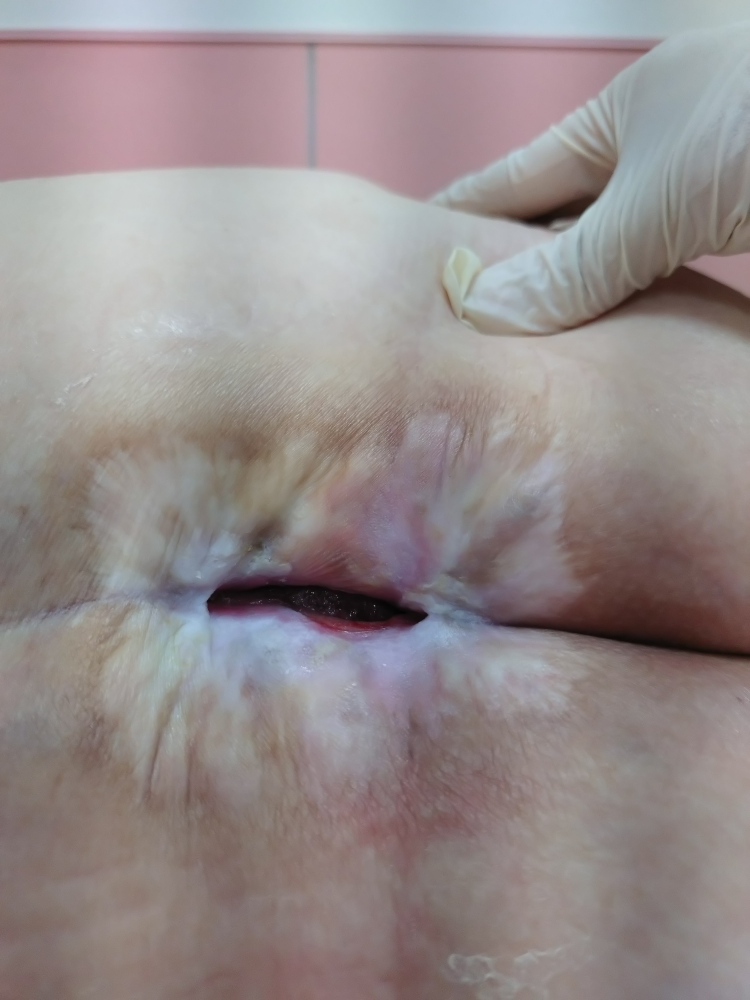
#> input picture images/clinical images/111.JPG, 3000 x 4000 px, given in place of 1.jpg, which was not available (shown at 1/4 size)
$ python image_resize.py
#> lines starting #> are read from the running program, lines starting #| are printed output that depends on the picture
import cv2

for i in range(113):
    img = cv2.imread(f"C:/Ying-Ju Chen/Lab/robot xarm/GitHub/curebot/images/clinical images/{str(i+1)}.jpg")
#> img is the input picture: shape (4000, 3000, 3); mean B, G, R 139.6, 139.5, 149.1
    img = cv2.resize(img, (640, 640), interpolation = cv2.INTER_LINEAR)
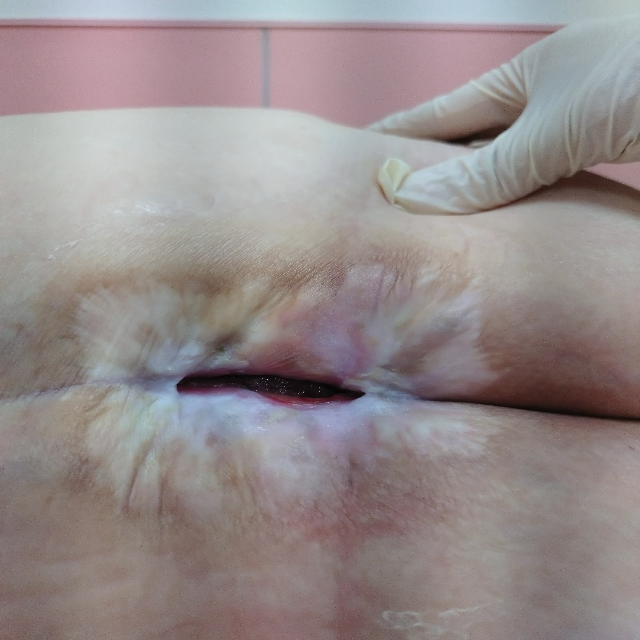
#> img: shape (640, 640, 3); mean B, G, R 139.5, 139.4, 149
    cv2.imwrite(f"C:/Ying-Ju Chen/Lab/robot xarm/GitHub/curebot/images/640/{str(i+1)}.jpg", img)
#> pass 2 of the loop `for i in range(113):`:
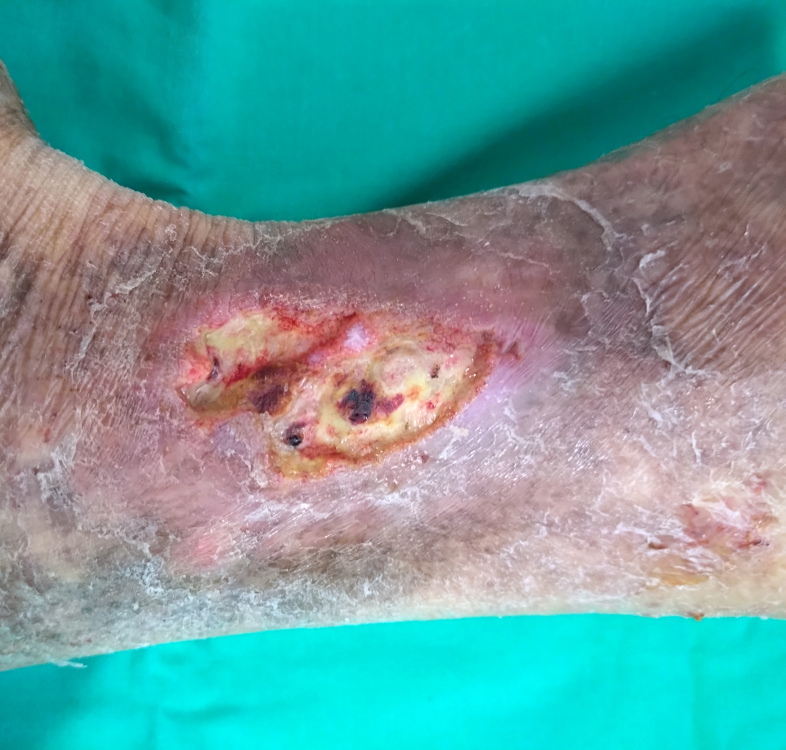
#> input picture images/clinical images/31.JPG, 3141 x 3000 px, given in place of 2.jpg, which was not available (shown at 1/4 size)
#> img is the input picture: shape (3000, 3141, 3); mean B, G, R 157.1, 158, 103.8
#> `img = cv2.resize(img, (640, 640), interpolation = cv2.INTER_LINEAR)`:
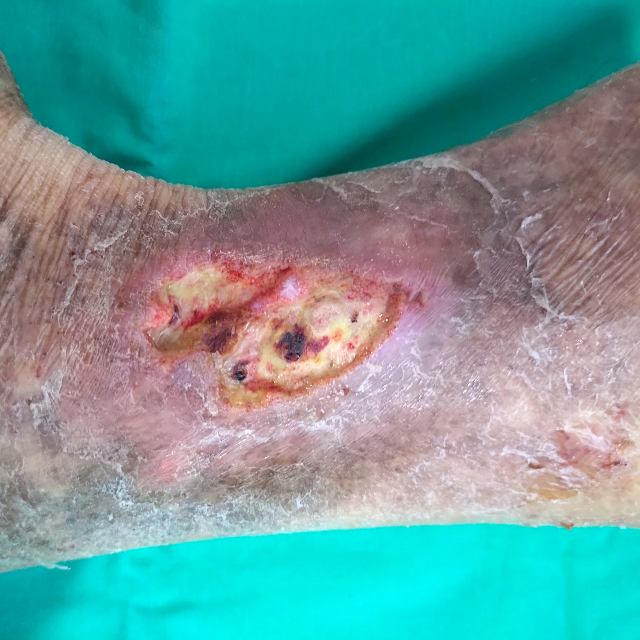
#> img: shape (640, 640, 3); mean B, G, R 157, 157.9, 103.7
#> (the run stopped early here; a loop or call above may not have finished)
